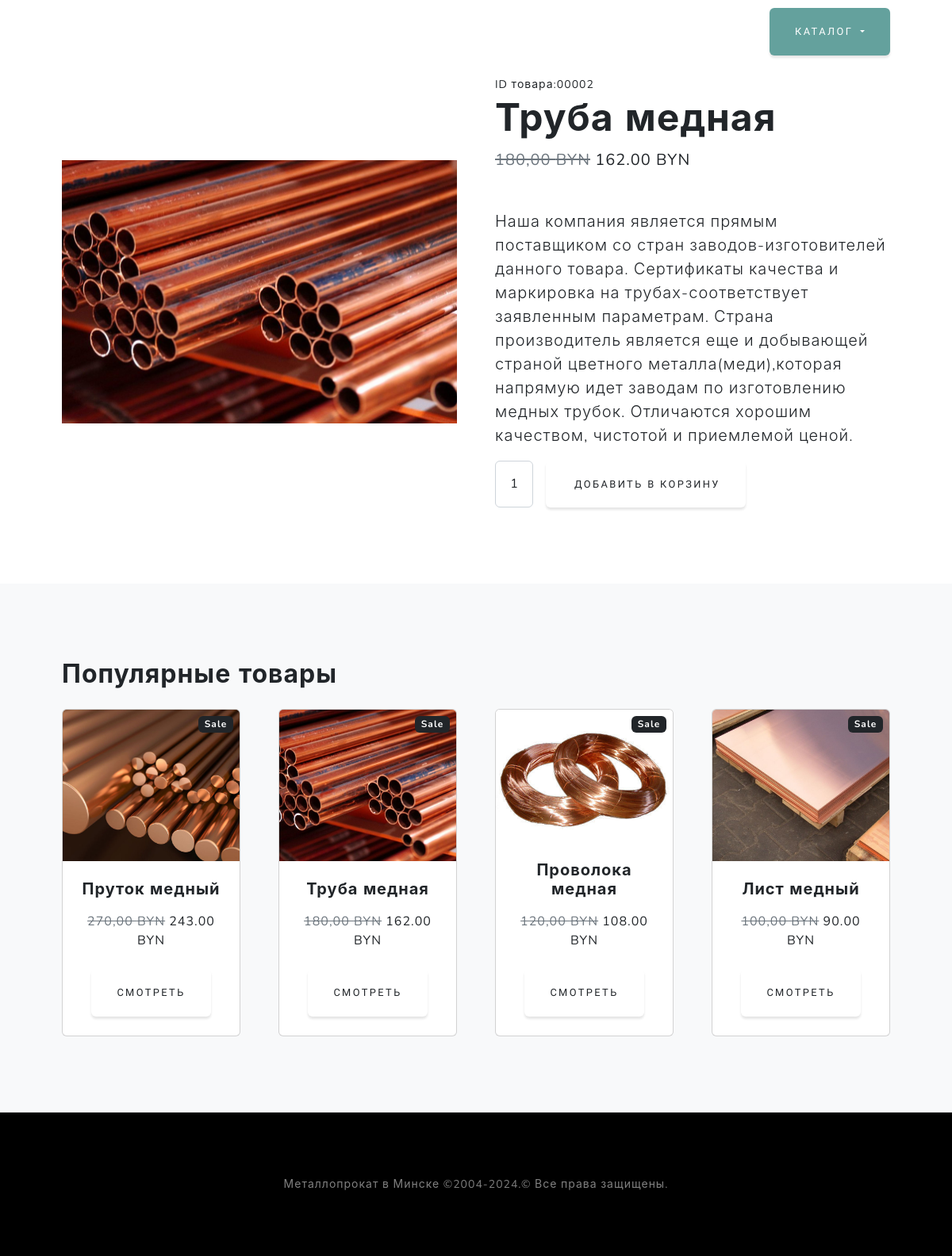
The app's page /catalog/product/truba-mednaya/ with its own data.
### goods/models.py (models this page shows, shortened)
class Products(models.Model):
    name = models.CharField(max_length = 150, unique = True, verbose_name="Название")
    slug = models.SlugField(max_length=200, unique=True, blank=True, null=True, verbose_name="URL")
    price = models.DecimalField(default=0.00, max_digits=7, decimal_places=2, verbose_name="Цена")
    image = models.ImageField(upload_to="goods_images",blank=True, null=True, verbose_name="Изображение")
    category = models.ForeignKey(to=Categories,on_delete=models.CASCADE, verbose_name='Категория')
    description = models.TextField(max_length=1000,unique=True,blank=True,null=True,verbose_name="Описание")
    discount = models.DecimalField(default=0.00, max_digits=4, decimal_places=2, verbose_name="Скидка в %")
    class Meta:
        db_table = "product"
        verbose_name = "Продукт"
        verbose_name_plural = "Продукты"
    def display_id(self):
        return f"{self.id:05}"
    def calc_discount(self):
        if self.discount:
            return format(self.price - self.price*self.discount/100,'.2f')

### goods/views.py (the view)
# urls.py: path('product/<slug:product_slug>/', views.product, name='product'),
def product(request, product_slug):
    product = Products.objects.get(slug=product_slug)
    context ={
        'product':product
    }
    return render(request, 'goods/product.html',context=context)

### goods/templatetags/goods_tags.py (called while the page is built)
@register.simple_tag()
def tag_categories():
    return Categories.objects.all()

@register.simple_tag()
def tag_products_sell():
    return Products.objects.filter(discount__gte=10)

### goods/templates/goods/product.html (shortened to what this page needs)
{% extends "main/base.html" %}
{% load static %}
{% block main %}
{% load goods_tags %}
<section class="py-5">
    <div class="container px-4 px-lg-5 my-5">
        <div class="row gx-4 gx-lg-5 align-items-center">
            <div class="col-md-6">
            <img class="card-img-top mb-5 mb-md-0" src="{{product.image.url}}" alt="..." />
            </div>
            <div class="col-md-6">
                <div class="small mb-1">ID товара:{{product.display_id}}</div>
                <h1 class="display-5 fw-bolder">{{product.name}}</h1>
                <div class="fs-5 mb-5">
                    {% if  product.discount%}
                        <span class="text-muted text-decoration-line-through">{{product.price}} BYN</span>
                        <span>{{product.calc_discount}} BYN</span>
                    {% else %}
                        <span>{{product.price}} BYN</span>
                    {% endif %}
                </div>
                <p class="lead">{{product.description}}</p>
                <div class="d-flex">
                    <input class="form-control text-center me-3" id="inputQuantity" type="num" value="1" style="max-width: 3rem" />
                    <button class="btn btn-outline-dark flex-shrink-0" type="button">
                        Добавить в корзину
                    </button>
                </div>
            </div>
        </div>
    </div>
</section>
<section class="py-5 bg-light">
    <div class="container px-4 px-lg-5 mt-5">
        <h2 class="fw-bolder mb-4">Популярные товары</h2>
        <div class="row gx-4 gx-lg-5 row-cols-2 row-cols-md-3 row-cols-xl-4 justify-content-center">
            {% tag_products_sell as products %}
            {% for product in products %}
            <div class="col mb-5">
                <div class="card h-100">
                {% if  product.discount %}
                    <div class="badge bg-dark text-white position-absolute" style="top: 0.5rem; right: 0.5rem">Sale</div>
                {% endif %}
                {% if product.image %}
                    <img class="card-img-top" style="  height: inherit; object-fit: cover;" src="{{ product.image.url }}" alt="{{product.name}}" />
                {% else %}
                    <img class="card-img-top" style="  height: inherit; object-fit: cover;" src="{% static "assets/img/not_found.png" %}" alt="..." />
                {% endif %}
                    <div class="card-body p-4">
                        <div class="text-center">
                            <h5 class="fw-bolder">{{ product.name }}</h5>
                        {% if  product.discount%}
                            <span class="text-muted text-decoration-line-through">{{product.price}} BYN</span>
                            <span>{{product.calc_discount}} BYN</span>
                        {% else %}
                            <span>{{product.price}} BYN</span>
                        {% endif %}
                        </div>
                    </div>
                    <div class="card-footer p-4 pt-0 border-top-0 bg-transparent">
                        <div class="text-center"><a class="btn btn-outline-dark mt-auto" href="{% url "goods:product" product.slug%}">Смотреть</a></div>
                    </div>
                </div>
            </div>
            {% endfor %}
        </div>
    </div>
</section>
{% endblock main%}

### records on screen
Products: image (picture), display_id "00002", name "Труба медная", price "180,00", calc_discount "162.00", description "Наша компания является прямым поставщиком со стран заводов-изготовителей данного товара. Сертификаты качества и маркировка на трубах-соответствует заявленным параметрам. Страна производитель является еще и добывающей страной цветного металла(меди),которая напрямую идет заводам по изготовлению медных трубок. Отличаются хорошим качеством, чистотой и приемлемой ценой.", shows "Sale"
Products: shows "Sale", image (picture), name "Пруток медный", price "270,00", calc_discount "243.00"
Products: shows "Sale", image (picture), name "Проволока медная", price "120,00", calc_discount "108.00"
Products: shows "Sale", image (picture), name "Лист медный", price "100,00", calc_discount "90.00"
